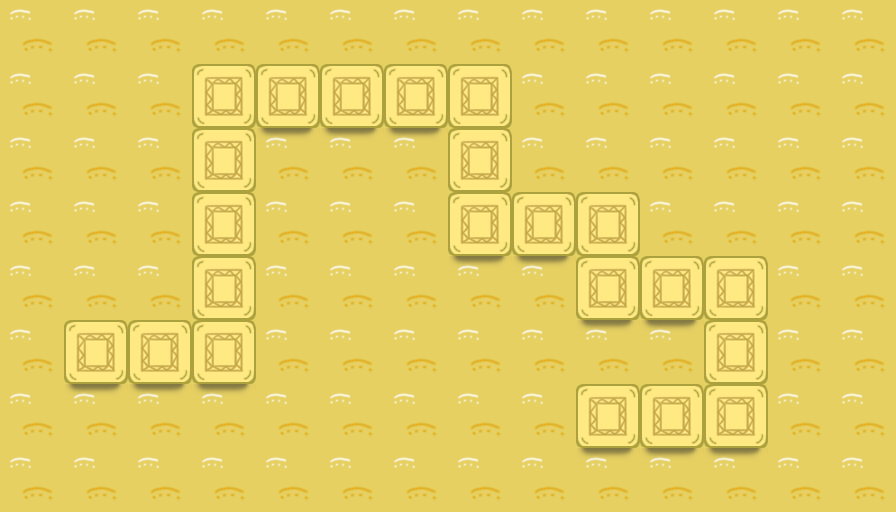

Tiled map render using the project's own tile images. Description and the map definition, with tile-layer contents summarised, below:
An orthogonal 14x8 tile map with 64x64 px tiles, 2 tile layers (bg, road) and 27 objects (8x waypoint, 5x jiancao, 4x gu, 4x qianshugan, 2x shenshugan, ...).

<map version="1.0" orientation="orthogonal" width="14" height="8" tilewidth="64" tileheight="64">
 <tileset firstgid="1" name="map" tilewidth="64" tileheight="64">
  <image source="map.png" width="512" height="512" />
 </tileset>
 <layer name="bg" width="14" height="8">
  <data>[112 cells, 112 non-empty, 2 distinct tile ids]</data>
 </layer>
 <layer name="road" width="14" height="8">
  <data>[112 cells, 22 non-empty, 1 distinct tile ids]</data>
 </layer>
 <objectgroup name="object" width="14" height="8">
  <object name="jam" type="shenshugan" x="64" y="320" />
  <object name="jam" type="box" x="128" y="128" />
  <object name="jam" type="jiancao" x="256" y="192" />
  <object name="jam" type="jiancao" x="256" y="256" />
  <object name="jam" type="gu" x="128" y="448" />
  <object name="jam" type="gu" x="256" y="384" />
  <object name="jam" type="shenshugan" x="320" y="320" />
  <object name="jam" type="qianshugan" x="256" y="512" />
  <object name="jam" type="qianshugan" x="448" y="512" />
  <object name="jam" type="box" x="512" y="320" />
  <object name="jam" type="jiancao" x="512" y="192" />
  <object name="jam" type="jiancao" x="576" y="192" />
  <object name="jam" type="qianshugan" x="640" y="256" />
  <object name="jam" type="gu" x="576" y="384" />
  <object name="jam" type="jiancao" x="640" y="384" />
  <object name="jam" type="gu" x="768" y="256" />
  <object name="jam" type="qianshugan" x="768" y="384" />
  <object name="points0" type="start" x="96" y="352" />
  <object name="points1" type="waypoint" x="224" y="352" />
  <object name="points2" type="waypoint" x="224" y="96" />
  <object name="points3" type="waypoint" x="480" y="96" />
  <object name="points4" type="waypoint" x="480" y="224" />
  <object name="points5" type="waypoint" x="608" y="224" />
  <object name="points6" type="waypoint" x="608" y="288" />
  <object name="points7" type="waypoint" x="736" y="288" />
  <object name="points8" type="waypoint" x="736" y="416" />
  <object name="points9" type="end" x="608" y="416" />
 </objectgroup>
</map>
